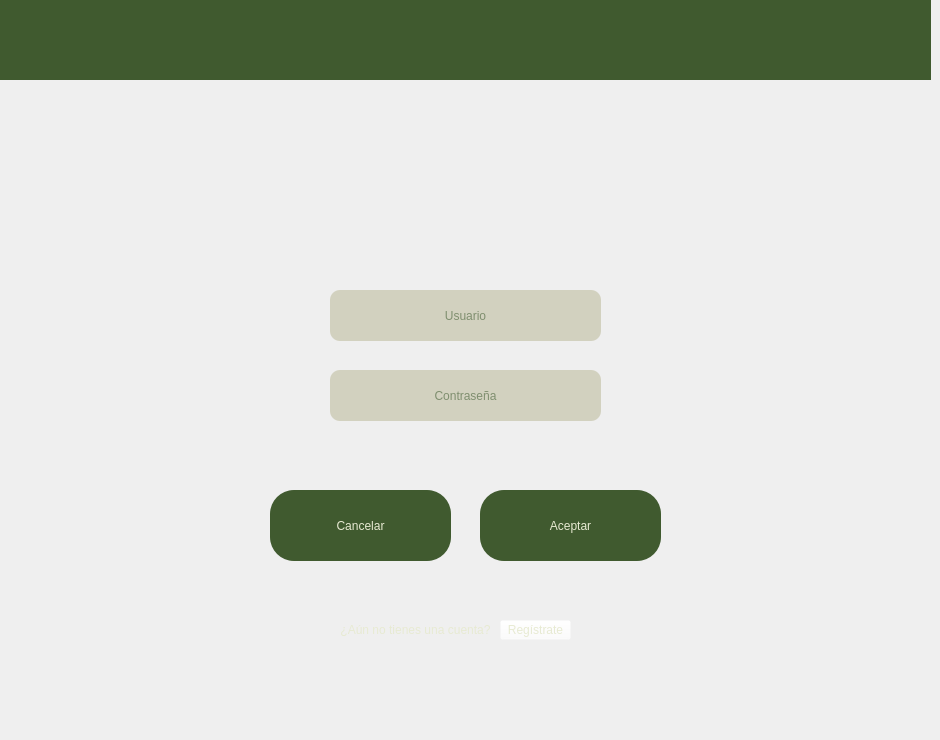
    <widget class="QWidget" name="page_6">
     <widget class="QWidget" name="widget_4" native="true">
      <property name="geometry">
       <rect>
        <x>0</x>
        <y>0</y>
        <width>931</width>
        <height>80</height>
       </rect>
      </property>
      <property name="styleSheet">
       <string notr="true">background-color: rgb(64, 90, 47);</string>
      </property>
      <widget class="QLabel" name="label_11">
       <property name="geometry">
        <rect>
         <x>10</x>
         <y>20</y>
         <width>111</width>
         <height>41</height>
        </rect>
       </property>
       <property name="text">
        <string/>
       </property>
       <property name="pixmap">
        <pixmap>Logo_nombre.png</pixmap>
       </property>
       <property name="scaledContents">
        <bool>true</bool>
       </property>
      </widget>
     </widget>
     <widget class="QLabel" name="label_12">
      <property name="geometry">
       <rect>
        <x>190</x>
        <y>90</y>
        <width>551</width>
        <height>91</height>
       </rect>
      </property>
      <property name="text">
       <string/>
      </property>
      <property name="pixmap">
       <pixmap>inicio_sesion.png</pixmap>
      </property>
      <property name="scaledContents">
       <bool>true</bool>
      </property>
      <property name="alignment">
       <set>Qt::AlignCenter</set>
      </property>
     </widget>
     <widget class="QLineEdit" name="lineEdit_user_inicio">
      <property name="geometry">
       <rect>
        <x>330</x>
        <y>290</y>
        <width>271</width>
        <height>51</height>
       </rect>
      </property>
      <property name="styleSheet">
       <string notr="true">background-color: rgb(210, 209, 191);
color: rgb(43, 75, 30);
border-radius: 10px;
font: 20pt &quot;American Typewriter&quot;;</string>
      </property>
      <property name="text">
       <string/>
      </property>
      <property name="alignment">
       <set>Qt::AlignCenter</set>
      </property>
      <property name="placeholderText">
       <string>Usuario</string>
      </property>
     </widget>
     <widget class="QLineEdit" name="lineEdit_password_inicio">
      <property name="geometry">
       <rect>
        <x>330</x>
        <y>370</y>
        <width>271</width>
        <height>51</height>
       </rect>
      </property>
      <property name="styleSheet">
       <string notr="true">background-color: rgb(210, 209, 191);
color: rgb(43, 75, 30);
border-radius: 10px;
font: 20pt &quot;American Typewriter&quot;;</string>
      </property>
      <property name="text">
       <string/>
      </property>
      <property name="alignment">
       <set>Qt::AlignCenter</set>
      </property>
      <property name="placeholderText">
       <string>Contraseña</string>
      </property>
     </widget>
     <widget class="QPushButton" name="pushButton_aceptar_inicio">
      <property name="geometry">
       <rect>
        <x>480</x>
        <y>490</y>
        <width>181</width>
        <height>71</height>
       </rect>
      </property>
      <property name="cursor">
       <cursorShape>PointingHandCursor</cursorShape>
      </property>
      <property name="styleSheet">
       <string notr="true">QPushButton{
background-color: rgb(64, 90, 47);
border-radius: 24px;
color: rgb(231, 234, 210);
	font: 24pt &quot;Arial Rounded MT Bold&quot;;
}
QPushButton:hover{
background-color: rgb(231, 123, 56);
}
</string>
      </property>
      <property name="text">
       <string>Aceptar</string>
      </property>
     </widget>
     <widget class="QPushButton" name="pushButton_cancelar_inicio">
      <property name="geometry">
       <rect>
        <x>270</x>
        <y>490</y>
        <width>181</width>
        <height>71</height>
       </rect>
      </property>
      <property name="cursor">
       <cursorShape>PointingHandCursor</cursorShape>
      </property>
      <property name="styleSheet">
       <string notr="true">QPushButton{
background-color: rgb(64, 90, 47);
border-radius: 24px;
color: rgb(231, 234, 210);
	font: 24pt &quot;Arial Rounded MT Bold&quot;;
}
QPushButton:hover{
background-color: rgb(231, 123, 56);
}
</string>
      </property>
      <property name="text">
       <string>Cancelar</string>
      </property>
     </widget>
     <widget class="QLabel" name="label_2">
      <property name="geometry">
       <rect>
        <x>330</x>
        <y>620</y>
        <width>171</width>
        <height>20</height>
       </rect>
      </property>
      <property name="styleSheet">
       <string notr="true">color: rgb(231, 234, 210);
font: 12pt &quot;Arial Rounded MT Bold&quot;;</string>
      </property>
      <property name="text">
       <string>¿Aún no tienes una cuenta?</string>
      </property>
      <property name="alignment">
       <set>Qt::AlignCenter</set>
      </property>
     </widget>
     <widget class="QPushButton" name="pushButton_Registrate">
      <property name="geometry">
       <rect>
        <x>500</x>
        <y>620</y>
        <width>71</width>
        <height>20</height>
       </rect>
      </property>
      <property name="cursor">
       <cursorShape>PointingHandCursor</cursorShape>
      </property>
      <property name="styleSheet">
       <string notr="true">QPushButton{
color: rgb(231, 234, 210);
	font: 12pt &quot;Arial Rounded MT Bold&quot;;
	background-color: rgba(255, 255, 255, 0);
}
QPushButton:hover{
color: rgb(64, 90, 47);
}
</string>
      </property>
      <property name="text">
       <string>Regístrate</string>
      </property>
     </widget>
     <widget class="QLabel" name="label_76">
      <property name="geometry">
       <rect>
        <x>660</x>
        <y>550</y>
        <width>261</width>
        <height>181</height>
       </rect>
      </property>
      <property name="text">
       <string/>
      </property>
      <property name="pixmap">
       <pixmap>diseño2.png</pixmap>
      </property>
      <property name="scaledContents">
       <bool>true</bool>
      </property>
     </widget>
     <widget class="QLabel" name="label_77">
      <property name="geometry">
       <rect>
        <x>0</x>
        <y>80</y>
        <width>171</width>
        <height>151</height>
       </rect>
      </property>
      <property name="text">
       <string/>
      </property>
      <property name="pixmap">
       <pixmap>Hojitas2.png</pixmap>
      </property>
      <property name="scaledContents">
       <bool>true</bool>
      </property>
     </widget>
     <widget class="QLabel" name="label_78">
      <property name="geometry">
       <rect>
        <x>760</x>
        <y>80</y>
        <width>171</width>
        <height>181</height>
       </rect>
      </property>
      <property name="text">
       <string/>
      </property>
      <property name="pixmap">
       <pixmap>diseño.png</pixmap>
      </property>
      <property name="scaledContents">
       <bool>true</bool>
      </property>
     </widget>
     <widget class="QLabel" name="label_79">
      <property name="geometry">
       <rect>
        <x>0</x>
        <y>580</y>
        <width>171</width>
        <height>151</height>
       </rect>
      </property>
      <property name="text">
       <string/>
      </property>
      <property name="pixmap">
       <pixmap>Hojitas.png</pixmap>
      </property>
      <property name="scaledContents">
       <bool>true</bool>
      </property>
     </widget>
     <widget class="QLabel" name="label_80">
      <property name="geometry">
       <rect>
        <x>0</x>
        <y>380</y>
        <width>171</width>
        <height>171</height>
       </rect>
      </property>
      <property name="text">
       <string/>
      </property>
      <property name="pixmap">
       <pixmap>diseño3.png</pixmap>
      </property>
      <property name="scaledContents">
       <bool>true</bool>
      </property>
     </widget>
    </widget>
